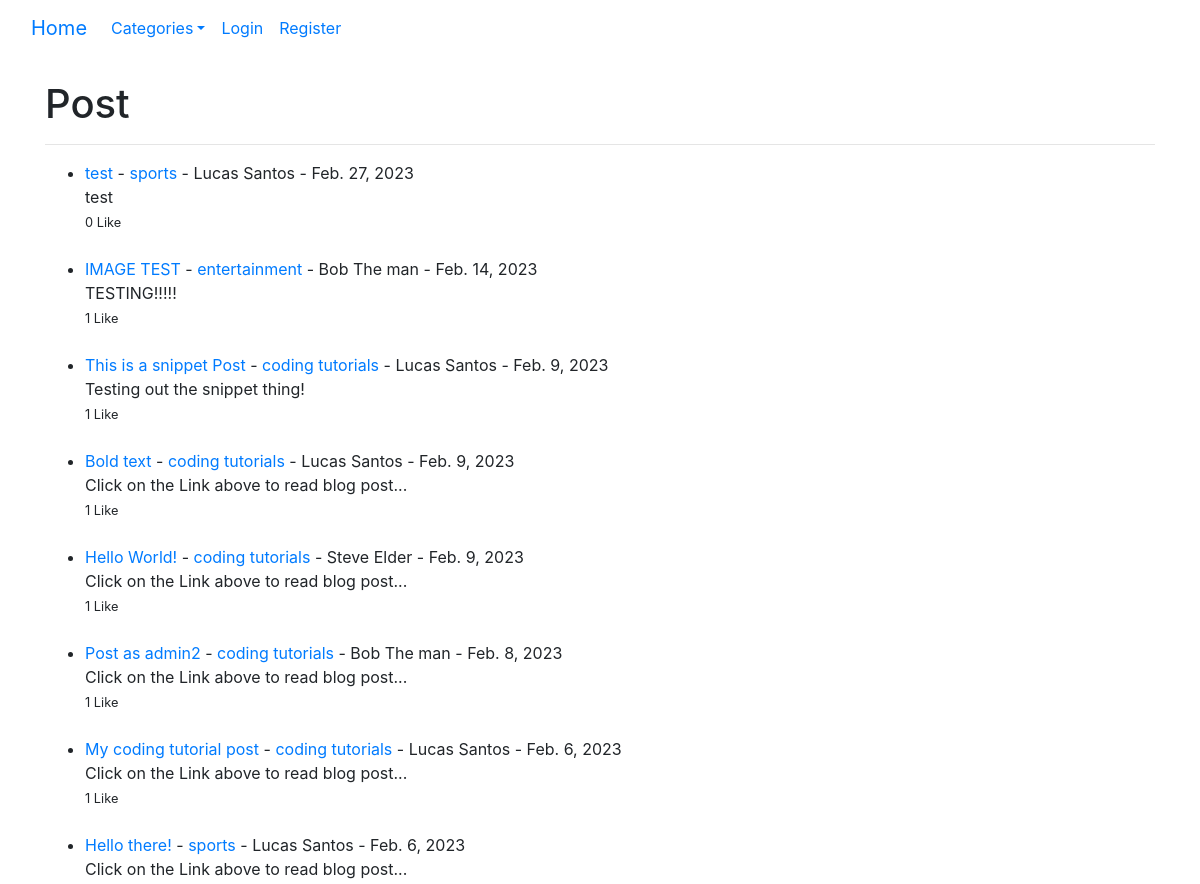
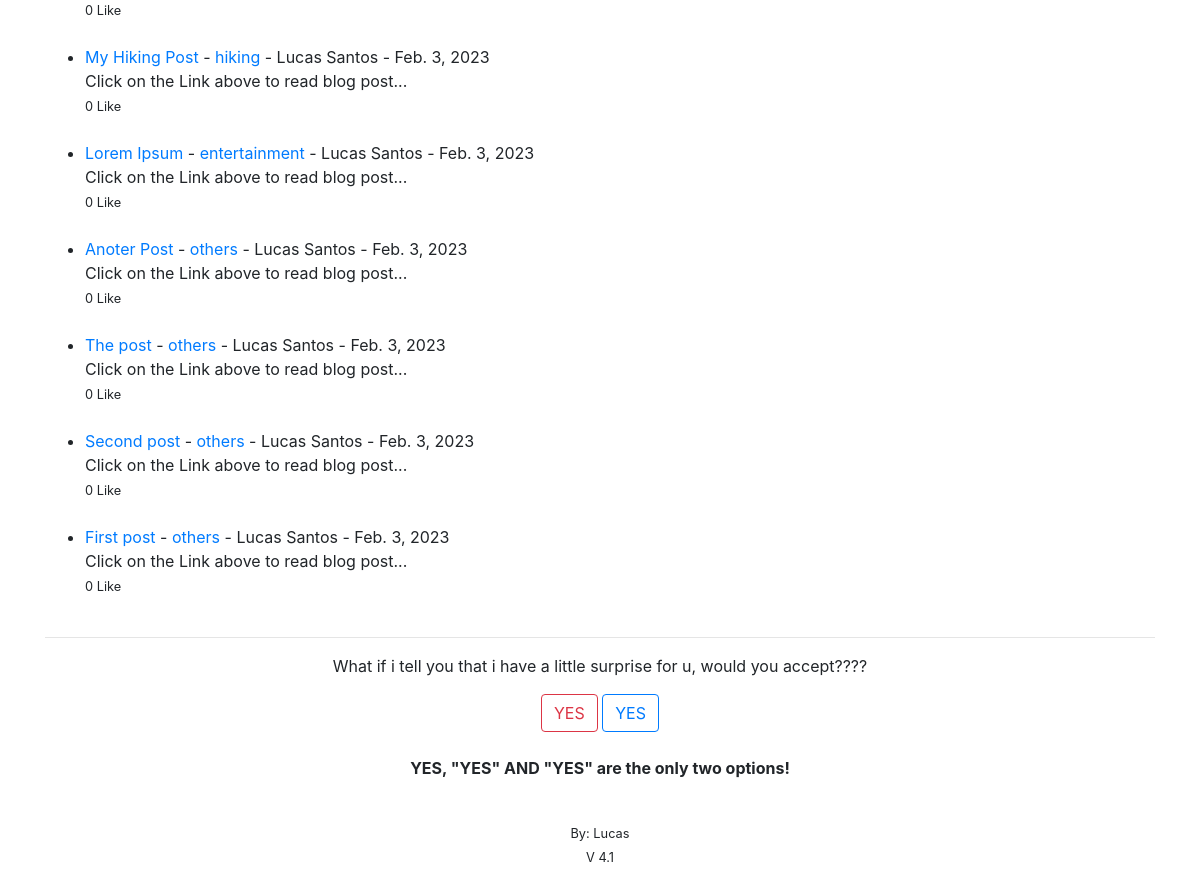
The page / on the database its author committed (2 pictures, top to bottom).
### theblog/models.py (models this page shows, shortened)
class Post(models.Model):
    title = models.CharField(max_length=225)
    header_image = models.ImageField(null=True, blank=True, upload_to='images/')
    title_tag = models.CharField(max_length=225,)  # , default="My Blog")
    author = models.ForeignKey(User, on_delete=models.CASCADE)
    body = RichTextField(blank=True, null=True)
    post_date = models.DateField(auto_now_add=True)
    category = models.CharField(max_length=225, default='others')
    snippet = models.CharField(max_length=225)
    likes = models.ManyToManyField(User, related_name='blog_post')
    def total_likes(self):
        return self.likes.count()

### theblog/views.py (the view)
# urls.py: path('', HomeView.as_view(), name="home"),
class HomeView(ListView):
    model = Post
    template_name = 'home.html'
    ordering = ['-id']
    def get_context_data(self, *args, **kwargs):
        cat_menu = Category.objects.all()
        context = super(self.__class__, self).get_context_data(*args, **kwargs)
        context["cat_menu"] = cat_menu
        return context

### theblog/models.py (called while the page is built)
    def __str__(self):
        return self.name

### theblog/templates/home.html (shortened to what this page needs)
<!DOCTYPE html>
<html lang="en">
{% extends 'base.html' %}
{% block content %}
<head>
</head>
<body>
    <h1>Post</h1>
    <hr>
    <ul>
    {% for post in object_list %}
        <li><a href="{% url 'article-detail' post.pk %}">{{ post.title }}</a>
        - <a href="{% url 'category' post.category|slugify %}">{{ post.category }}</a>
        - {{ post.author.first_name }}
            {{ post.author.last_name }} -
            {{ post.post_date }}
             <br/>
            {{ post.snippet }}
         <br>
        <small>{{ post.total_likes }} Like</small>
        </li>
        <br>
    {% endfor%}
    </ul>
    <hr/>
    <div align='center'>
        <p>What if i tell you that i have a little surprise for u, would you accept????</p>
        <a href="https://www.youtube.com/watch?v=csvhn7YexUc" target="_blank" rel="external"><button class="btn btn-outline-danger">YES</button></a>
        <a href="https://www.youtube.com/watch?v=DPBIuzlcx6U&t=970s" target="_blank" rel="external"><button class="btn btn-outline-primary">YES</button></a>
    <br/><br/>
    <p><strong>YES, "YES" AND "YES" are the only two options!</strong></p>
    <br>
    <small>
        By: Lucas <br>
        V 4.1
    </small>
    </div>
    <br/><br/>
    {% endblock %}

### theblog/templates/base.html (shortened to what this page needs)
<!doctype html>
<html lang="en">
  <head>
    <link rel="stylesheet" href="https://cdn.jsdelivr.net/npm/bootstrap@4.3.1/dist/css/bootstrap.min.css">
  </head>
  <body>
      <nav class="navbar navbar-expand-lg bg-body-tertiary">
        <div class="container-fluid">
          <a class="navbar-brand" href="{% url 'home' %}">Home</a>
          <div class="collapse navbar-collapse" id="navbarSupportedContent">
            <ul class="navbar-nav me-auto mb-2 mb-lg-0">
              {% if cat_menu %}
              <li class="nav-item dropdown">
                <a class="nav-link dropdown-toggle" data-bs-toggle="dropdown" href="#" role="button" aria-expanded="false">Categories</a>
              </li>
              {% else %}
              <li class="nav-item">
                <a class="nav-link active" aria-current="page" href="{% url 'categories_list' %}">Categories</a>
              </li>
              {% endif %}
              {% if user.is_authenticated %}
              <li class="nav-item">
                <a class="nav-link active" aria-current="page" href="{% url 'add_post' %}">Create new post</a>
              </li>
              {% if user.id == 1 %}
              <li class="nav-item">
                <a class="nav-link" href="{% url 'add_category' %}">Create category</a>
                {% endif %}
              </li>
              <li class="nav-item dropdown">
                <a class="nav-link dropdown-toggle" data-bs-toggle="dropdown" href="#" role="button" aria-expanded="false">Profile</a>
                <ul class="dropdown-menu">
                  {% if user.profile %}
                  <li class="nav-item">
                    <a class="nav-link" href="{% url 'show_profile_page' user.pk %}">Profile</a>
                  </li>
                  <li class="nav-item">
                    <a class="nav-link" href="{% url 'edit_profile_page' user.profile.pk %}">Edit Profile</a>
                  </li>
                  {% else %}
                  <li class="nav-item">
                    <a class="nav-link" href="{% url 'create_profile_page' %}">Create Profile Page</a>
                  </li>
                  {% endif %}
                  <li class="nav-item">
                  <a class="nav-link" href="{% url 'edit_profile' %}">Profile Settings</a>
                  </li>
                  <li class="nav-item">
                    <a class="nav-link" href="{% url 'logout' %}">Logout</a>
                  </li>
                </ul>
              {% else %}
              <li class="nav-item">
                <a class="nav-link" href="{% url 'login' %}">Login</a>
              </li>
              <li class="nav-item">
                <a class="nav-link" href="{% url 'register' %}">Register</a>
              </li>
              {% endif %}
          </div>
        </div>
      </nav>
    <br>
    <div class="container">
    {%block content%}
    {% endblock %}
    </div>
  </body>
</html>

### rows shown on the page
Post: title "test", category "sports", author.first_name "Lucas", author.last_name "Santos", post_date "Feb. 27, 2023", snippet "test", total_likes "0"
Post: title "IMAGE TEST", category "entertainment", author.first_name "Bob", author.last_name "The man", post_date "Feb. 14, 2023", snippet "TESTING!!!!!", total_likes "1"
Post: title "This is a snippet Post", category "coding tutorials", author.first_name "Lucas", author.last_name "Santos", post_date "Feb. 9, 2023", snippet "Testing out the snippet thing!", total_likes "1"
Post: title "Bold text", category "coding tutorials", author.first_name "Lucas", author.last_name "Santos", post_date "Feb. 9, 2023", snippet "Click on the Link above to read blog post...", total_likes "1"
Post: title "Hello World!", category "coding tutorials", author.first_name "Steve", author.last_name "Elder", post_date "Feb. 9, 2023", snippet "Click on the Link above to read blog post...", total_likes "1"
Post: title "Post as admin2", category "coding tutorials", author.first_name "Bob", author.last_name "The man", post_date "Feb. 8, 2023", snippet "Click on the Link above to read blog post...", total_likes "1"
Post: title "My coding tutorial post", category "coding tutorials", author.first_name "Lucas", author.last_name "Santos", post_date "Feb. 6, 2023", snippet "Click on the Link above to read blog post...", total_likes "1"
Post: title "Hello there!", category "sports", author.first_name "Lucas", author.last_name "Santos", post_date "Feb. 6, 2023", snippet "Click on the Link above to read blog post...", total_likes "0"
Post: title "My Hiking Post", category "hiking", author.first_name "Lucas", author.last_name "Santos", post_date "Feb. 3, 2023", snippet "Click on the Link above to read blog post...", total_likes "0"
Post: title "Lorem Ipsum", category "entertainment", author.first_name "Lucas", author.last_name "Santos", post_date "Feb. 3, 2023", snippet "Click on the Link above to read blog post...", total_likes "0"
Post: title "Anoter Post", category "others", author.first_name "Lucas", author.last_name "Santos", post_date "Feb. 3, 2023", snippet "Click on the Link above to read blog post...", total_likes "0"
Post: title "The post", category "others", author.first_name "Lucas", author.last_name "Santos", post_date "Feb. 3, 2023", snippet "Click on the Link above to read blog post...", total_likes "0"
Post: title "Second post", category "others", author.first_name "Lucas", author.last_name "Santos", post_date "Feb. 3, 2023", snippet "Click on the Link above to read blog post...", total_likes "0"
Post: title "First post", category "others", author.first_name "Lucas", author.last_name "Santos", post_date "Feb. 3, 2023", snippet "Click on the Link above to read blog post...", total_likes "0"
